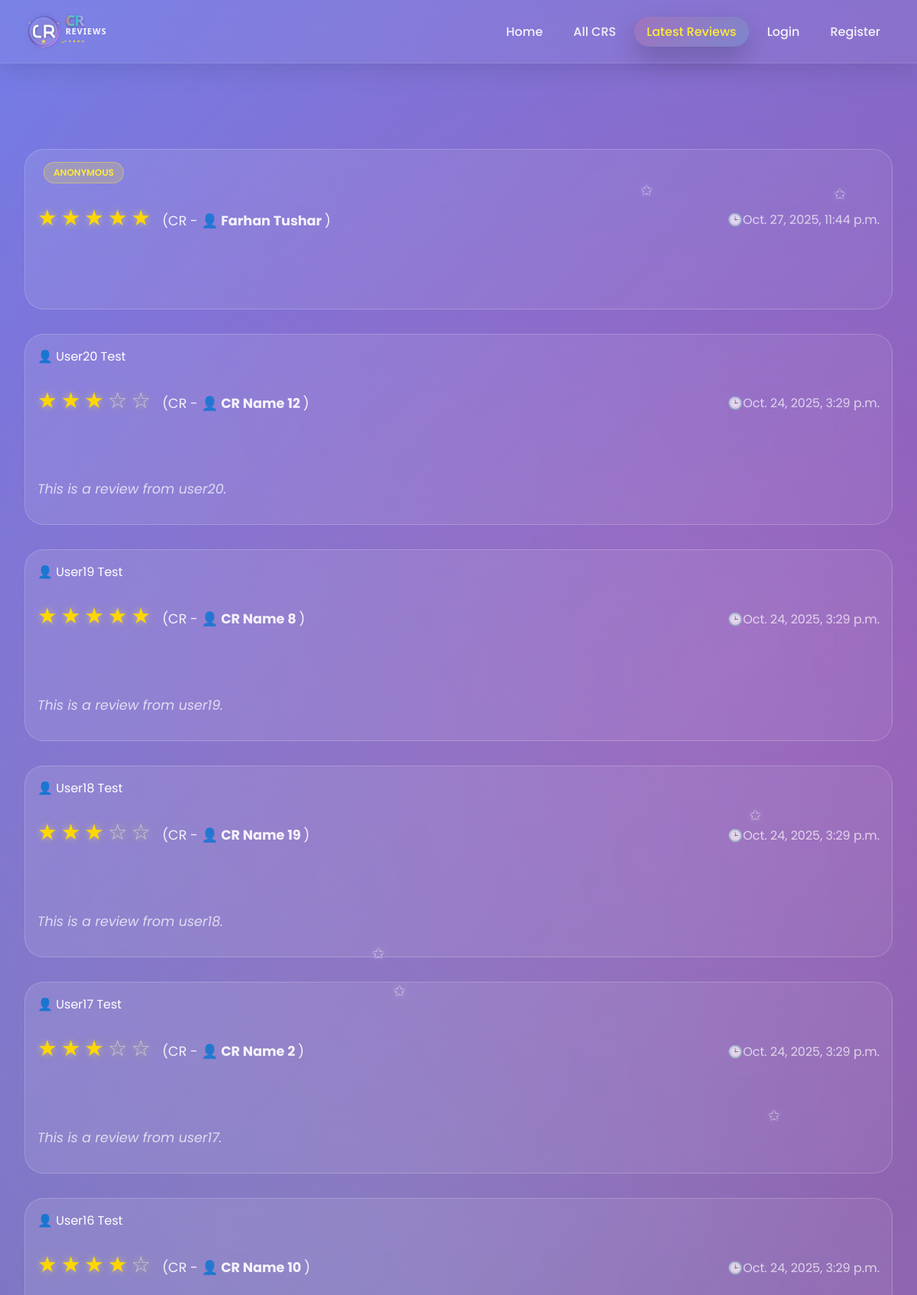
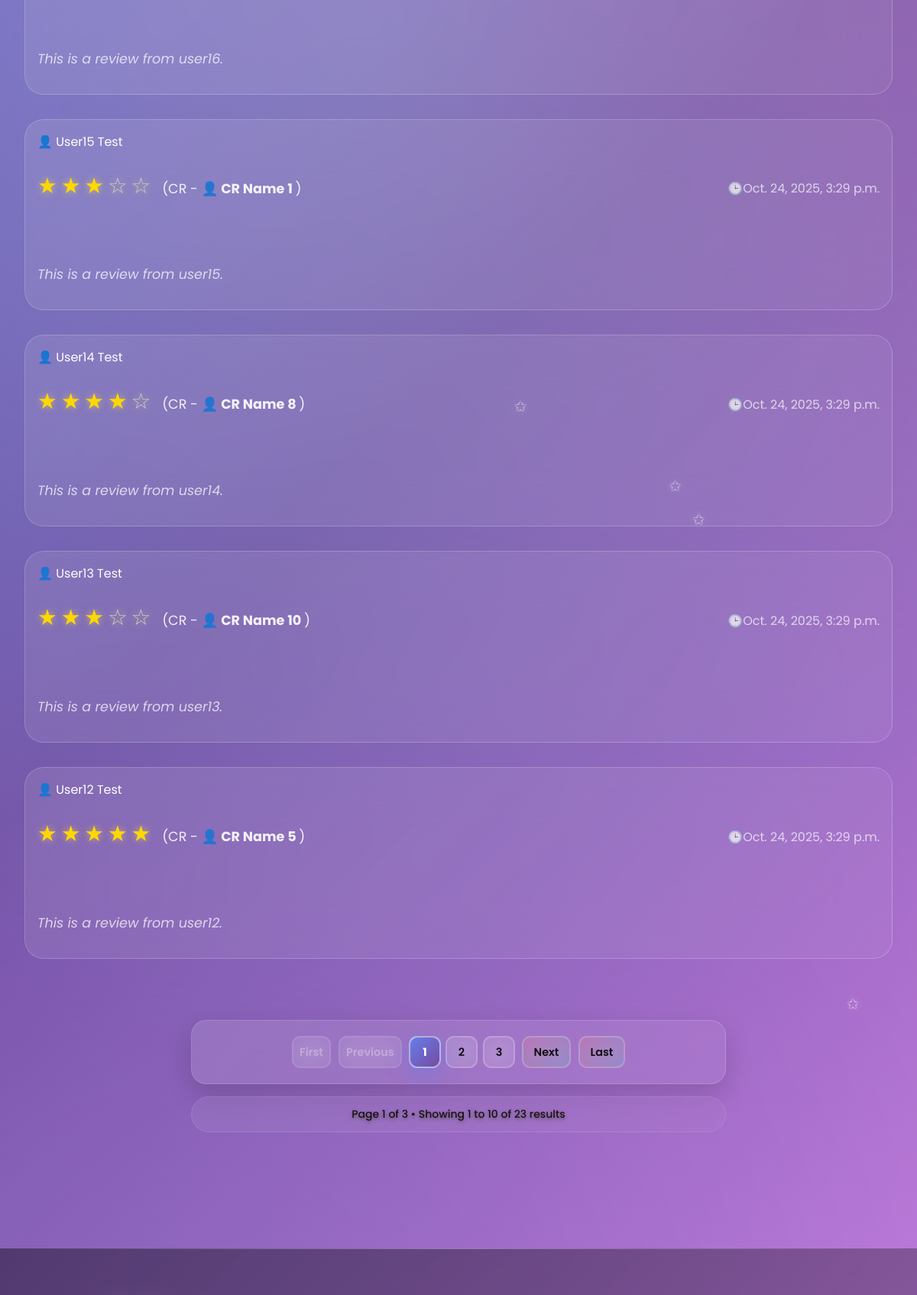
The app's page /latest_reviews/ (upper part), older data (2 pictures, top to bottom).
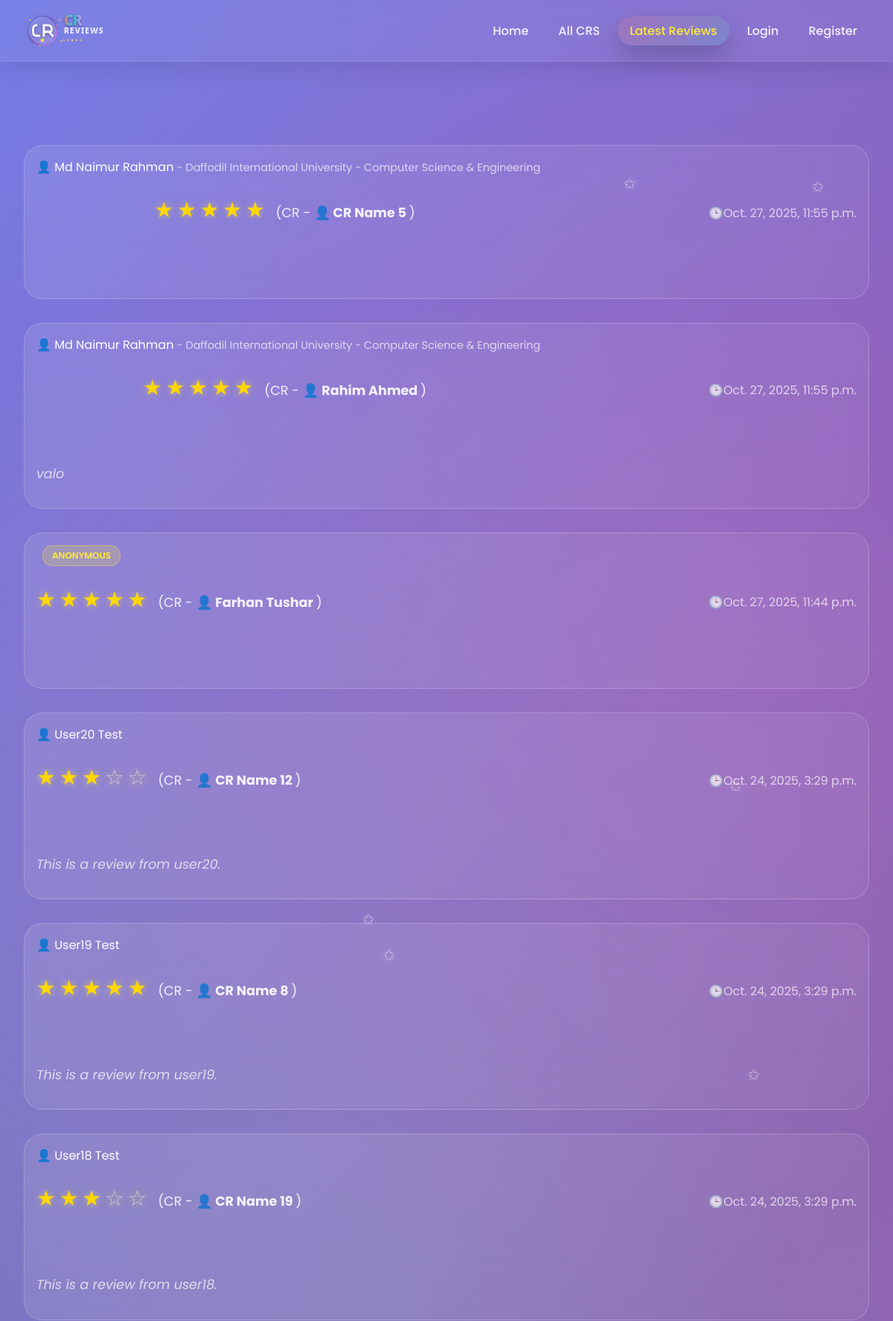
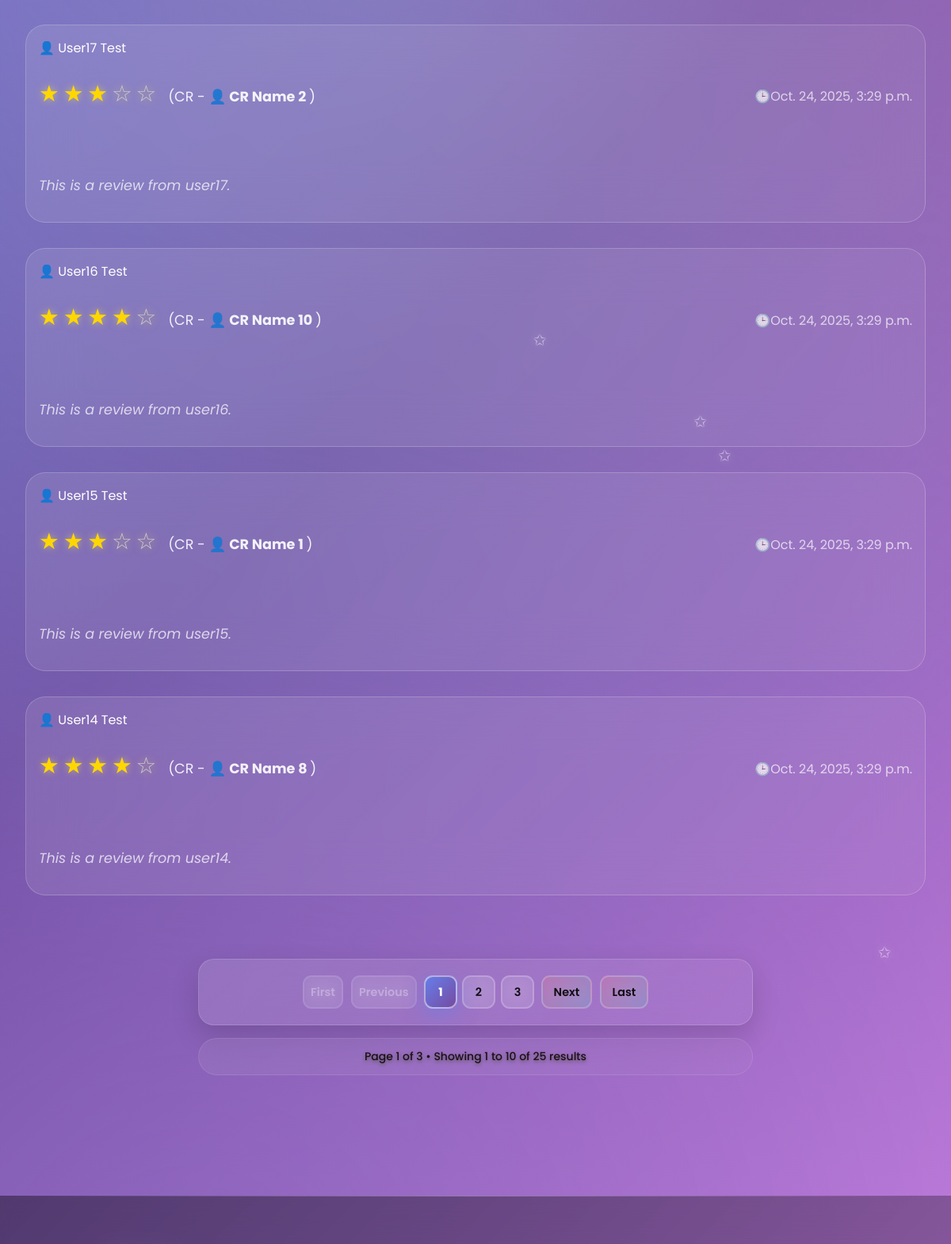
The same page, newer data (2 pictures, top to bottom).
### cr/models.py (models this page shows, shortened)
class Review(models.Model):
    user=models.ForeignKey('userprofile.User', on_delete=models.CASCADE,related_name='userreviews')
    cr_profile=models.ForeignKey(CrProfile, on_delete=models.CASCADE,related_name='cr_reviews')
    rating = models.PositiveSmallIntegerField()
    description = models.TextField(blank=True, null=True)
    is_anonymous = models.BooleanField(default=False)
    anonymous_name = models.CharField(max_length=100, blank=True, null=True)
    slug = models.SlugField(unique=True, blank=True)
    created_at = models.DateTimeField(auto_now_add=True)
    updated_at = models.DateTimeField(auto_now=True)
    deleted_at = models.DateTimeField(blank=True, null=True)
    class Meta:
        unique_together = [['user', 'cr_profile']]
        ordering = ['-created_at']

class CrProfile(models.Model):
    user=models.OneToOneField('userprofile.User', on_delete=models.CASCADE,related_name='user_profile')
    university=models.ForeignKey(University, on_delete=models.CASCADE,related_name='university_crs')
    department=models.ForeignKey(Department, on_delete=models.CASCADE,related_name='department_crs')
    cr_status = models.CharField(
    max_length=20,
    choices=[('Present', 'Present CR'), ('Former', 'Former CR')],
    default='Present'
    )
    profile_picture = models.ImageField(upload_to='cr_profile_pictures/', blank=True, null=True)
    name = models.CharField(max_length=100)
    gender = models.CharField(choices=[('M', 'Male'), ('F', 'Female')], max_length=1)
    email = models.EmailField(blank=True, null=True)
    phone = models.CharField(max_length=30, blank=True, null=True)
    st_id = models.CharField(max_length=50, unique=True)
    batch = models.CharField(max_length=20)
    dept_batch = models.CharField(max_length=20 , blank=True, null=True)
    section = models.CharField(max_length=10)
    bio = models.TextField(blank=True, null=True)
    date_of_birth = models.DateField(blank=True, null=True)
    slug = models.SlugField(unique=True, blank=True)
    facebook_url = models.URLField(default='https://www.facebook.com/')
    instagram_url = models.URLField(default='https://www.instagram.com/')
    linkedin_url = models.URLField(default='https://www.linkedin.com/')
    created_at=models.DateTimeField(auto_now_add=True)
    updated_at=models.DateTimeField(auto_now=True)
    deleted_at=models.DateTimeField(auto_now=True,blank=True,null=True)

class University(models.Model):
    Public = "Public"
    Private = "Private"
    university_type = [
        (Public,"Public"),
        (Private,"Private"),
    ]
    title =models.CharField(max_length=100,unique=True,blank=False,null=False)
    type =models.CharField(max_length=100,choices=university_type)
    address=models.CharField(max_length=150, blank=True, null=True)
    slug=models.SlugField(blank=True,unique=True)
    created_at=models.DateTimeField(auto_now_add=True)
    updated_at=models.DateTimeField(auto_now=True)
    daleted_at=models.DateTimeField(auto_now=True,blank=True,null=True)
    def __str__(self):
        return self.title

class Department(models.Model):
    university=models.ForeignKey(University, on_delete=models.CASCADE,related_name='departments')
    title=models.CharField(max_length=50,unique=True,blank=False,null=False)
    code=models.CharField(max_length=50,unique=True,blank=True,null=True)
    slug=models.SlugField(blank=True,unique=True)
    created_at=models.DateTimeField(auto_now_add=True)
    updated_at=models.DateTimeField(auto_now=True)
    daleted_at=models.DateTimeField(auto_now=True,blank=True,null=True)
    def __str__(self):
        return self.title

### userprofile/models.py (models this page shows, shortened)
class User(AbstractBaseUser,PermissionsMixin):
    university=models.ForeignKey(University, on_delete=models.SET_NULL,related_name='university',null=True,blank=True)
    department=models.ForeignKey(Department, on_delete=models.SET_NULL,related_name='department',null=True,blank=True)
    profile_picture=models.ImageField(upload_to=user_profile_picture_path,null=True,blank=True)
    first_name = models.CharField(max_length=50)
    last_name = models.CharField(max_length=50)
    gender = models.CharField(choices=[('M', 'Male'), ('F', 'Female')], max_length=1)
    email = models.EmailField(unique=True)
    phone=models.CharField(max_length=20,null=True,blank=True)
    date_of_birth=models.DateField(null=True,blank=True)
    student_id=models.CharField(max_length=50,unique=True,null=True,blank=True)
    batch=models.CharField(max_length=20,null=True,blank=True)
    dept_batch = models.CharField(max_length=20 , blank=True, null=True)
    section=models.CharField(max_length=20,null=True,blank=True)
    bio=models.TextField(null=True,blank=True)
    facebook_url=models.URLField(default='https://www.facebook.com/')
    instagram_url=models.URLField(default='https://www.instagram.com/')
    linkedin_url=models.URLField(default='https://www.linkedin.com/')
    role=models.CharField(max_length=20, default='student')
    slug=models.SlugField(blank=True,unique=True)
    is_email_verified = models.BooleanField(default=False)
    email_verification_token = models.UUIDField(blank=True, null=True, editable=False)
    email_verification_token_created = models.DateTimeField(blank=True, null=True)
    password_reset_token = models.UUIDField(null=True, blank=True, editable=False)
    password_reset_token_created = models.DateTimeField(null=True, blank=True)
    is_active = models.BooleanField(default=True)
    is_staff = models.BooleanField(default=False)
    created_at = models.DateTimeField(auto_now_add=True)
    updated_at = models.DateTimeField(auto_now=True)
    deleted_at = models.DateTimeField(blank=True, null=True)
    USERNAME_FIELD = 'email'
    REQUIRED_FIELDS = ['first_name','last_name']
    objects = CustomUserManager()
    def get_full_name(self):
        return f"{self.first_name} {self.last_name}"

### cr/views.py (the view)
# urls.py: path('latest_reviews/',latest_reviews,name='latest_reviews'),
def latest_reviews(request):
    reviews=Review.objects.all().order_by('-created_at')
    paginator = Paginator(reviews,10)
    page_number = request.GET.get('page',1)
    try:
        reviews = paginator.page(page_number)
    except PageNotAnInteger:
        reviews = paginator.page(1)
    except EmptyPage:
        reviews = paginator.page(1)
    context={
        'review':reviews,
        'paginator':paginator,
    }
    return render(request,'latest_reviews.html',context)

### templates/latest_reviews.html (shortened to what the changed rows need)
{% extends 'base.html' %}
{% load  static %}
{% block content %}
    <div id="latest-reviews" class="page">
        <div class="container">
            <div class="section">
                 {% for review in review %}
                <div class="review-card">
                    <div class="review-header">
                        <div>
                    {% if review.is_anonymous %}
                        {% comment %} <span style="color: rgba(255,255,255,0.9);">
                            {{ review.get_reviewer_name }}
                        </span> {% endcomment %}
                    {% elif review.user %}
                        <a href="{% url 'user_view' review.user.slug %}" style="text-decoration: none; color: inherit;">
                            👤 {{ review.user.get_full_name }}
                        </a>
                    {% else %}
                        <span style="color: rgba(255,255,255,0.9);">
                            🕶️ Anonymous User
                        </span>
                    {% endif %}
                {% if not review.is_anonymous and review.user %}
                    {% if review.user.university or review.user.department %}
                        <span style="color: rgba(255,255,255,0.7); font-size: 0.9rem;">
                            -
                            {% if review.user.university %}
                                {{ review.user.university }}
                            {% endif %}
                            {% if review.user.department %}
                                {% if review.user.university %} - {% endif %}
                                {{ review.user.department }}
                            {% endif %}
                        </span>
                    {% endif %}
                {% else %}
                    <span style="display: inline-block; margin-left: 0.5rem; padding: 0.25rem 0.75rem; background: rgba(255, 235, 59, 0.2); border: 1px solid rgba(255, 235, 59, 0.4); border-radius: 20px; font-size: 0.75rem; font-weight: 600; color: #ffeb3b;">
                        ANONYMOUS
                    </span>
                {% endif %}
                            <div class="rating">
                                {% for i in "12345" %} {% if forloop.counter <= review.rating %}
                                <span class="star filled">★</span>
                                {% else %}
                                <span class="star">☆</span>
                                {% endif %}
                                {% endfor %}
                                <span class="review_cr">(CR - <strong><a href="{% url 'cr_profile' review.cr_profile.slug %}" style="text-decoration: none; color: inherit;">👤 {{review.cr_profile.name}}</a> </strong>)</span>
                            </div>
                        </div>
                        <div style="color: rgba(255,255,255,0.7); font-weight: 400;">🕒{{review.created_at}}</div>
                    </div>
                    <div class="review-text">
                        {{review.description}}
                    </div>
                </div>
                {% endfor %}
            </div>
            {% if review.has_other_pages %}
            <div class="pagination-section">
                <div class="pagination">
                    {% if review.has_previous %}
                        <a href="?page=1" class="pagination-btn pagination-first">
                            <span>First</span>
                        </a>
                        <a href="?page={{ review.previous_page_number }}" class="pagination-btn pagination-prev">
                            <span>Previous</span>
                        </a>
                    {% else %}
                        <span class="pagination-btn pagination-disabled">
                            <span>First</span>
                        </span>
                        <span class="pagination-btn pagination-disabled">
                            <span>Previous</span>
                        </span>
                    {% endif %}
                    <div class="pagination-numbers">
                        {% for num in review.paginator.page_range %}
                            {% if review.number == num %}
                                <span class="pagination-btn pagination-active">{{ num }}</span>
                            {% elif num > review.number|add:'-3' and num < review.number|add:'3' %}
                                <a href="?page={{ num }}" class="pagination-btn">{{ num }}</a>
                            {% endif %}
                        {% endfor %}
                    </div>
                    {% if review.has_next %}
                        <a href="?page={{ review.next_page_number }}" class="pagination-btn pagination-next">
                            <span>Next</span>
                        </a>
                        <a href="?page={{ review.paginator.num_pages }}" class="pagination-btn pagination-last">
                            <span>Last</span>
                        </a>
                    {% endif %}
                </div>
                <div class="pagination-info">
                    <p>Page {{ review.number }} of {{ review.paginator.num_pages }} • Showing {{ review.start_index }} to {{ review.end_index }} of {{ review.paginator.count }} results</p>
                </div>
            </div>
            {% endif %}
        </div>
    </div>
{% endblock content %}

Row changes from the older to the newer data that the page shows:
no longer on this page (row unchanged): Review: user.get_full_name "User13 Test", rating 3 (drawn), cr_profile.name "CR Name 10", created_at "Oct. 24, 2025, 3:29 p.m.", description "This is a review from user13."
no longer on this page (row unchanged): Review: user.get_full_name "User12 Test", rating 5 (drawn), cr_profile.name "CR Name 5", created_at "Oct. 24, 2025, 3:29 p.m.", description "This is a review from user12."
added Review: user.get_full_name "Md Naimur Rahman", user.university "Daffodil International University", user.department "Computer Science & Engineering", rating 5 (drawn), cr_profile.name "CR Name 5", created_at "Oct. 27, 2025, 11:55 p.m."
added Review: user.get_full_name "Md Naimur Rahman", user.university "Daffodil International University", user.department "Computer Science & Engineering", rating 5 (drawn), cr_profile.name "Rahim Ahmed", created_at "Oct. 27, 2025, 11:55 p.m.", description "valo"
Text that changed along with them:
{{ review.paginator.count }}: "23" → "25"
